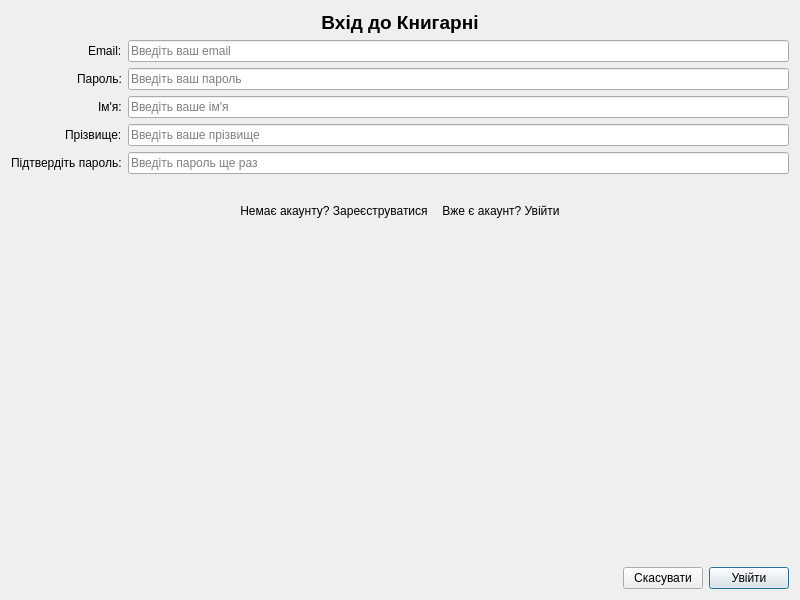
<?xml version="1.0" encoding="UTF-8"?>
<ui version="4.0">
 <class>LoginDialog</class>
 <widget class="QDialog" name="LoginDialog">
  <property name="geometry">
   <rect>
    <x>0</x>
    <y>0</y>
    <width>800</width>
    <height>600</height>
   </rect>
  </property>
  <property name="windowTitle">
   <string>Вхід до системи</string>
  </property>
  <property name="modal">
   <bool>true</bool>
  </property>
  <layout class="QVBoxLayout" name="verticalLayout">
   <item>
    <widget class="QLabel" name="titleLabel">
     <property name="font">
      <font>
       <pointsize>14</pointsize>
       <bold>true</bold>
      </font>
     </property>
     <property name="text">
      <string>Вхід до Книгарні</string>
     </property>
     <property name="alignment">
      <set>Qt::AlignmentFlag::AlignCenter</set>
     </property>
    </widget>
   </item>
   <item>
    <layout class="QFormLayout" name="formLayout">
     <property name="labelAlignment">
      <set>Qt::AlignmentFlag::AlignRight|Qt::AlignmentFlag::AlignTrailing|Qt::AlignmentFlag::AlignVCenter</set>
     </property>
     <item row="0" column="0">
      <widget class="QLabel" name="emailLabel">
       <property name="text">
        <string>Email:</string>
       </property>
      </widget>
     </item>
     <item row="0" column="1">
      <widget class="QLineEdit" name="emailLineEdit">
       <property name="placeholderText">
        <string>Введіть ваш email</string>
       </property>
      </widget>
     </item>
     <item row="1" column="0">
      <widget class="QLabel" name="passwordLabel">
       <property name="text">
        <string>Пароль:</string>
       </property>
      </widget>
     </item>
     <item row="1" column="1">
      <widget class="QLineEdit" name="passwordLineEdit">
       <property name="echoMode">
        <enum>QLineEdit::EchoMode::Password</enum>
       </property>
       <property name="placeholderText">
        <string>Введіть ваш пароль</string>
       </property>
      </widget>
     </item>
     <item row="2" column="0">
      <widget class="QLabel" name="firstNameLabel">
       <property name="text">
        <string>Ім'я:</string>
       </property>
      </widget>
     </item>
     <item row="2" column="1">
      <widget class="QLineEdit" name="firstNameLineEdit">
       <property name="placeholderText">
        <string>Введіть ваше ім'я</string>
       </property>
      </widget>
     </item>
     <item row="3" column="0">
      <widget class="QLabel" name="lastNameLabel">
       <property name="text">
        <string>Прізвище:</string>
       </property>
      </widget>
     </item>
     <item row="3" column="1">
      <widget class="QLineEdit" name="lastNameLineEdit">
       <property name="placeholderText">
        <string>Введіть ваше прізвище</string>
       </property>
      </widget>
     </item>
     <item row="4" column="0">
      <widget class="QLabel" name="confirmPasswordLabel">
       <property name="text">
        <string>Підтвердіть пароль:</string>
       </property>
      </widget>
     </item>
     <item row="4" column="1">
      <widget class="QLineEdit" name="confirmPasswordLineEdit">
       <property name="echoMode">
        <enum>QLineEdit::EchoMode::Password</enum>
       </property>
       <property name="placeholderText">
        <string>Введіть пароль ще раз</string>
       </property>
      </widget>
     </item>
    </layout>
   </item>
   <item>
    <widget class="QLabel" name="errorLabel">
     <property name="styleSheet">
      <string notr="true">color: #dc3545; /* Червоний для помилок */
font-size: 9pt;</string>
     </property>
     <property name="text">
      <string/>
     </property>
     <property name="alignment">
      <set>Qt::AlignmentFlag::AlignCenter</set>
     </property>
     <property name="wordWrap">
      <bool>true</bool>
     </property>
    </widget>
   </item>
   <item>
    <layout class="QHBoxLayout" name="switchButtonLayout">
     <item>
      <spacer name="horizontalSpacer_2">
       <property name="orientation">
        <enum>Qt::Orientation::Horizontal</enum>
       </property>
       <property name="sizeHint" stdset="0">
        <size>
         <width>40</width>
         <height>20</height>
        </size>
       </property>
      </spacer>
     </item>
     <item>
      <widget class="QPushButton" name="switchToRegisterButton">
       <property name="text">
        <string>Немає акаунту? Зареєструватися</string>
       </property>
       <property name="flat">
        <bool>true</bool>
       </property>
      </widget>
     </item>
     <item>
      <widget class="QPushButton" name="switchToLoginButton">
       <property name="text">
        <string>Вже є акаунт? Увійти</string>
       </property>
       <property name="flat">
        <bool>true</bool>
       </property>
      </widget>
     </item>
     <item>
      <spacer name="horizontalSpacer">
       <property name="orientation">
        <enum>Qt::Orientation::Horizontal</enum>
       </property>
       <property name="sizeHint" stdset="0">
        <size>
         <width>40</width>
         <height>20</height>
        </size>
       </property>
      </spacer>
     </item>
    </layout>
   </item>
   <item>
    <spacer name="verticalSpacer">
     <property name="orientation">
      <enum>Qt::Orientation::Vertical</enum>
     </property>
     <property name="sizeType">
      <enum>QSizePolicy::Policy::Expanding</enum>
     </property>
     <property name="sizeHint" stdset="0">
      <size>
       <width>20</width>
       <height>20</height>
      </size>
     </property>
    </spacer>
   </item>
   <item>
    <layout class="QHBoxLayout" name="horizontalLayout">
     <item>
      <spacer name="horizontalSpacer_3">
       <property name="orientation">
        <enum>Qt::Orientation::Horizontal</enum>
       </property>
       <property name="sizeHint" stdset="0">
        <size>
         <width>40</width>
         <height>20</height>
        </size>
       </property>
      </spacer>
     </item>
     <item>
      <widget class="QPushButton" name="cancelButton">
       <property name="text">
        <string>Скасувати</string>
       </property>
      </widget>
     </item>
     <item>
      <widget class="QPushButton" name="okButton">
       <property name="text">
        <string>Увійти</string>
       </property>
       <property name="default">
        <bool>true</bool>
       </property>
      </widget>
     </item>
    </layout>
   </item>
  </layout>
 </widget>
 <resources/>
 <connections>
  <connection>
   <sender>cancelButton</sender>
   <signal>clicked()</signal>
   <receiver>LoginDialog</receiver>
   <slot>reject()</slot>
   <hints>
    <hint type="sourcelabel">
     <x>267</x>
     <y>316</y>
    </hint>
    <hint type="destinationlabel">
     <x>224</x>
     <y>174</y>
    </hint>
   </hints>
  </connection>
 </connections>
</ui>
